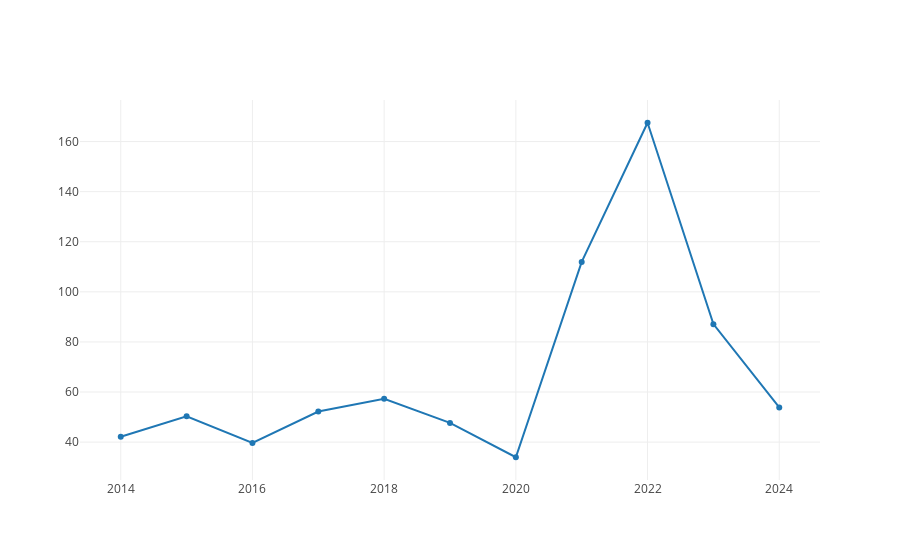

Here is the notebook cell this chart was saved with:
### Markdown cell above
### Precio histórico Anual
Analizamos como ha variado el precio de la energía medio año por año.

### Code cell
def precioHistoricoAnual = {
    val dfPromedioAnual = dfMercados
        .filter(date_format(col("Fecha"), "yyyy") =!= 2013)
        .groupBy(date_format(col("Fecha"), "yyyy").as("Año"))
        .agg(avg("Valor_Mercado_Spot").as("ValorPromedioAño"))
        .orderBy(col("Año"))

    val seqPrecioEnergia = dfPromedioAnual.select("ValorPromedioAño").as[Double].collect.toSeq
    val seqAños = dfPromedioAnual.select("Año").as[String].collect.toSeq

    val trace =  Scatter(seqAños, seqPrecioEnergia, name = "€/MWh")

    val data = Seq(trace)
    plot(data)
}

precioHistoricoAnual

### Figure 1 — Plotly figure (JSON) as saved in the notebook; plotly's stock layout.template omitted (floating-point values rounded to 4 significant figures)
{"data": [{"name": "€/MWh", "type": "scatter", "x": ["2014", "2015", "2016", "2017", "2018", "2019", "2020", "2021", "2022", "2023", "2024"], "y": [42.14, 50.32, 39.67, 52.23, 57.3, 47.68, 33.96, 111.9, 167.5, 87.11, 53.85]}], "layout": {"autosize": true, "xaxis": {"autorange": true, "range": [2013.0, 2025.0], "type": "linear"}, "yaxis": {"autorange": true, "range": [24.18, 177.3], "type": "linear"}}}
